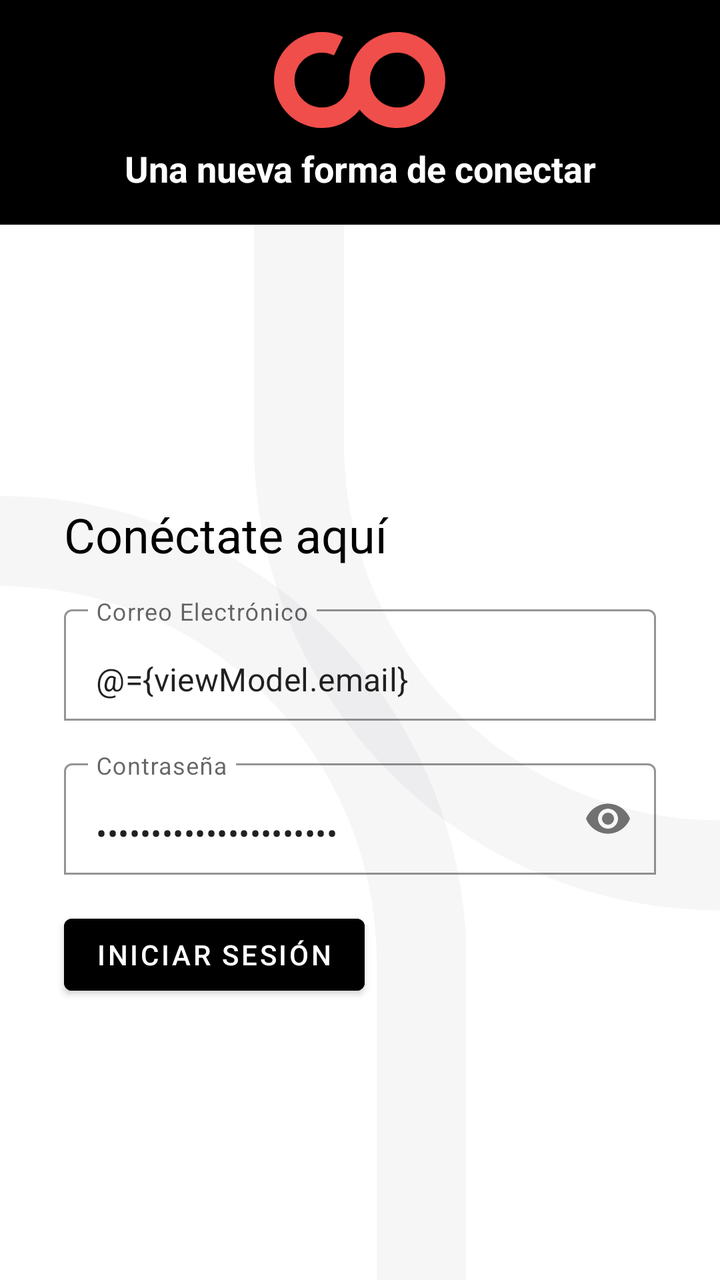
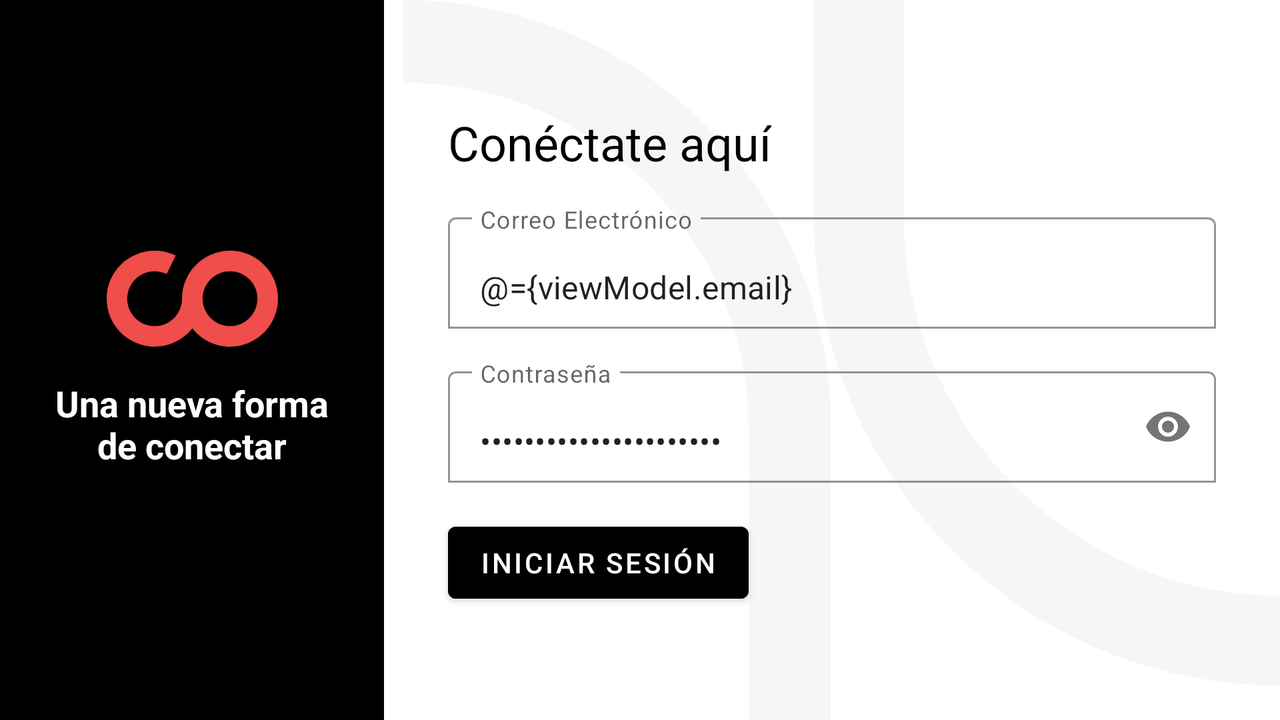

Two renders of one Android screen. The first uses the default layout on a phone; the second uses the alternative layout the repository ships for a different screen configuration, on a matching device. The two XML files are below.
<!-- AndroidManifest.xml: application theme Theme.QATest -->
<!-- res/layout/fragment_login.xml -->
<?xml version="1.0" encoding="utf-8"?>
<layout xmlns:android="http://schemas.android.com/apk/res/android"
    xmlns:app="http://schemas.android.com/apk/res-auto"
    xmlns:tools="http://schemas.android.com/tools">

    <data>

        <variable
            name="viewModel"
            type="io.parrotsoftware.qatest.ui.login.LoginViewModel" />
    </data>

    <androidx.constraintlayout.widget.ConstraintLayout
        android:layout_width="match_parent"
        android:layout_height="match_parent">

        <LinearLayout
            android:id="@+id/linearLayout"
            android:layout_width="match_parent"
            android:layout_height="wrap_content"
            android:background="#000"
            android:gravity="center"
            android:orientation="vertical"
            app:layout_constraintEnd_toEndOf="parent"
            app:layout_constraintStart_toStartOf="parent"
            app:layout_constraintTop_toTopOf="parent">

            <ImageView
                android:id="@+id/imageView4"
                android:layout_width="wrap_content"
                android:layout_height="48dp"
                android:layout_marginTop="16dp"
                android:adjustViewBounds="true"
                android:scaleType="fitCenter"
                app:srcCompat="@drawable/ic_logo_connect" />

            <TextView
                android:id="@+id/textView6"
                android:layout_width="match_parent"
                android:layout_height="wrap_content"
                android:layout_marginTop="8dp"
                android:layout_marginBottom="16dp"
                android:text="@string/title_connect_parrot"
                android:textAlignment="center"
                android:textColor="@color/white"
                android:textSize="18sp" />

        </LinearLayout>

        <ImageView
            android:id="@+id/imageView5"
            android:layout_width="0dp"
            android:layout_height="wrap_content"
            app:layout_constraintEnd_toEndOf="parent"
            app:layout_constraintTop_toBottomOf="@+id/linearLayout"
            app:srcCompat="@drawable/bg_login_corner_right" />

        <ImageView
            android:id="@+id/imageView6"
            android:layout_width="wrap_content"
            android:layout_height="wrap_content"
            app:layout_constraintBottom_toBottomOf="parent"
            app:layout_constraintStart_toStartOf="parent"
            app:srcCompat="@drawable/bg_login_corner_left" />

        <TextView
            android:id="@+id/textView7"
            android:layout_width="0dp"
            android:layout_height="wrap_content"
            android:layout_marginStart="32dp"
            android:layout_marginEnd="32dp"
            android:text="@string/title_connect_here"
            android:textColor="@color/black"
            android:textSize="24sp"
            app:layout_constraintBottom_toTopOf="@+id/textInputLayout3"
            app:layout_constraintEnd_toEndOf="parent"
            app:layout_constraintHorizontal_bias="0.5"
            app:layout_constraintStart_toStartOf="parent"
            app:layout_constraintTop_toBottomOf="@+id/linearLayout"
            app:layout_constraintVertical_chainStyle="packed" />

        <com.google.android.material.textfield.TextInputLayout
            android:id="@+id/textInputLayout3"
            android:layout_width="match_parent"
            android:layout_height="wrap_content"
            android:layout_marginStart="32dp"
            android:layout_marginTop="16dp"
            android:layout_marginEnd="32dp"
            android:hint="@string/hint_email"
            app:boxBackgroundColor="@android:color/transparent"
            app:boxBackgroundMode="outline"
            app:layout_constraintBottom_toTopOf="@+id/textInputLayout4"
            app:layout_constraintEnd_toEndOf="parent"
            app:layout_constraintHorizontal_bias="0.5"
            app:layout_constraintStart_toStartOf="parent"
            app:layout_constraintTop_toBottomOf="@+id/textView7"
            app:layout_constraintVertical_chainStyle="packed">

            <com.google.android.material.textfield.TextInputEditText
                android:id="@+id/editEmail"
                android:layout_width="match_parent"
                android:layout_height="wrap_content"
                android:text="@={viewModel.email}" />
        </com.google.android.material.textfield.TextInputLayout>

        <com.google.android.material.textfield.TextInputLayout
            android:id="@+id/textInputLayout4"
            android:layout_width="match_parent"
            android:layout_height="wrap_content"
            android:layout_marginStart="32dp"
            android:layout_marginTop="16dp"
            android:layout_marginEnd="32dp"
            android:hint="@string/hint_password"
            app:boxBackgroundColor="@android:color/transparent"
            app:boxBackgroundMode="outline"
            app:layout_constraintBottom_toTopOf="@+id/btnLogin"
            app:layout_constraintEnd_toEndOf="parent"
            app:layout_constraintHorizontal_bias="0.5"
            app:layout_constraintStart_toStartOf="parent"
            app:layout_constraintTop_toBottomOf="@+id/textInputLayout3"
            app:layout_constraintVertical_chainStyle="packed"
            app:passwordToggleEnabled="true">

            <com.google.android.material.textfield.TextInputEditText
                android:id="@+id/editPassword"
                android:layout_width="match_parent"
                android:layout_height="wrap_content"
                android:inputType="textPassword"
                android:text="@={viewModel.password}" />
        </com.google.android.material.textfield.TextInputLayout>

        <Button
            android:id="@+id/btnLogin"
            android:layout_width="wrap_content"
            android:layout_height="wrap_content"
            android:layout_marginStart="32dp"
            android:layout_marginTop="16dp"
            android:backgroundTint="#000"
            android:onClick="@{() -> viewModel.onLoginPortraitClicked()}"
            android:text="Iniciar Sesión"
            app:layout_constraintBottom_toBottomOf="parent"
            app:layout_constraintStart_toStartOf="parent"
            app:layout_constraintTop_toBottomOf="@+id/textInputLayout4"
            app:layout_constraintVertical_chainStyle="packed" />
    </androidx.constraintlayout.widget.ConstraintLayout>
</layout>
<!-- resources referenced by this layout -->
<resources>
  <color name="black">#FF000000</color>
  <color name="white">#FFFFFFFF</color>
  <!-- drawable bg_login_corner_left (drawable) -->
  <vector xmlns:android="http://schemas.android.com/apk/res/android"
      android:width="233dp"
      android:height="392dp"
      android:viewportWidth="233"
      android:viewportHeight="392">
    <path
        android:pathData="M188.49,233.49C188.49,129.386 104.104,45 0,45V0C128.956,0 233.49,104.534 233.49,233.49V640.81H188.49V233.49Z"
        android:fillColor="#47465F"
        android:fillAlpha="0.05"
        android:fillType="evenOdd"/>
  </vector>
  <!-- drawable bg_login_corner_right (drawable) -->
  <vector xmlns:android="http://schemas.android.com/apk/res/android"
      android:width="233dp"
      android:height="343dp"
      android:viewportWidth="233"
      android:viewportHeight="343">
    <path
        android:pathData="M45,109.32C45,213.424 129.387,297.81 233.49,297.81L233.49,342.81C104.534,342.81 0,238.276 0,109.32L0,-298L45,-298L45,109.32Z"
        android:fillColor="#47465F"
        android:fillAlpha="0.05"
        android:fillType="evenOdd"/>
  </vector>
  <!-- drawable ic_logo_connect (drawable) -->
  <vector xmlns:android="http://schemas.android.com/apk/res/android"
      android:width="100dp"
      android:height="56dp"
      android:viewportWidth="100"
      android:viewportHeight="56">
    <path
        android:pathData="M94.17,10.902C88.824,3.97 80.735,0 71.996,0C56.555,0 43.992,12.561 43.992,28C43.992,28.042 43.992,28.073 43.992,28.115C43.971,31.813 42.721,35.278 40.368,38.135C37.311,41.853 32.805,43.985 27.994,43.985C19.17,43.985 11.996,36.812 11.996,27.99C11.996,19.167 19.17,11.994 27.994,11.994C30.084,11.994 32.122,12.393 34.044,13.181C34.37,13.317 34.695,13.454 35.011,13.611L40.294,2.836C39.737,2.563 39.16,2.311 38.592,2.08C35.231,0.693 31.67,0 28.004,0C12.563,0 0,12.561 0,28C0,43.439 12.563,56 28.004,56C36.418,56 44.307,52.272 49.653,45.76C49.779,45.613 49.884,45.445 50,45.298C55.137,51.81 63.078,56 71.996,56C80.41,56 88.298,52.272 93.645,45.76C97.742,40.771 100,34.459 100,28C100,21.751 97.983,15.838 94.17,10.902ZM84.37,38.135C81.313,41.853 76.807,43.985 71.996,43.985C63.204,43.985 56.05,36.854 55.998,28.073C55.998,28.042 55.998,28.021 55.998,27.99H55.987C55.987,19.167 63.162,11.994 71.985,11.994C76.985,11.994 81.597,14.263 84.664,18.222C86.838,21.037 87.983,24.419 87.983,27.99C87.994,31.739 86.733,35.247 84.37,38.135Z"
        android:fillColor="#F04E4A"/>
  </vector>
  <string name="hint_email">Correo Electrónico</string>
  <string name="hint_password">Contraseña</string>
  <string name="title_connect_here">Conéctate aquí</string>
  <string name="title_connect_parrot"><b>Una nueva forma de conectar</b></string>
  <style name="Theme.QATest" parent="Theme.MaterialComponents.Light.DarkActionBar">
          
          <item name="colorPrimary">@color/black</item>
          <item name="colorPrimaryVariant">@color/black</item>
          <item name="colorOnPrimary">@color/white</item>
          
          <item name="colorSecondary">@color/teal_200</item>
          <item name="colorSecondaryVariant">@color/teal_700</item>
          <item name="colorOnSecondary">@color/black</item>
          
          <item name="android:statusBarColor" tools:targetApi="l">?attr/colorPrimaryVariant</item>
          
      </style>
  <color name="teal_200">#FF03DAC5</color>
  <color name="teal_700">#FF018786</color>
</resources>
<!-- res/layout-land/fragment_login.xml (the repository's variant of the layout above) -->
<!-- drawn on the phone turned sideways -->
<?xml version="1.0" encoding="utf-8"?>
<layout xmlns:android="http://schemas.android.com/apk/res/android"
    xmlns:app="http://schemas.android.com/apk/res-auto">

    <data>

        <variable
            name="viewModel"
            type="io.parrotsoftware.qatest.presentation.login.LoginViewModel" />
    </data>

    <androidx.constraintlayout.widget.ConstraintLayout
        android:layout_width="match_parent"
        android:layout_height="match_parent">

        <androidx.constraintlayout.widget.ConstraintLayout
            android:layout_width="0dp"
            android:layout_height="match_parent"
            android:background="#000"
            app:layout_constraintBottom_toBottomOf="parent"
            app:layout_constraintEnd_toStartOf="@+id/guidelineLogin"
            app:layout_constraintStart_toStartOf="parent"
            app:layout_constraintTop_toTopOf="parent">

            <androidx.appcompat.widget.AppCompatImageView
                android:id="@+id/imageView"
                android:layout_width="wrap_content"
                android:layout_height="48dp"
                android:adjustViewBounds="true"
                android:scaleType="centerInside"
                app:layout_constraintBottom_toTopOf="@+id/textView4"
                app:layout_constraintEnd_toEndOf="parent"
                app:layout_constraintHorizontal_bias="0.5"
                app:layout_constraintStart_toStartOf="parent"
                app:layout_constraintTop_toTopOf="parent"
                app:layout_constraintVertical_chainStyle="packed"
                app:srcCompat="@drawable/ic_logo_connect" />

            <androidx.appcompat.widget.AppCompatTextView
                android:id="@+id/textView4"
                android:layout_width="0dp"
                android:layout_height="wrap_content"
                android:layout_marginStart="16dp"
                android:layout_marginTop="16dp"
                android:layout_marginEnd="16dp"
                android:text="@string/title_connect_parrot"
                android:textAlignment="center"
                android:textColor="@color/white"
                android:textSize="18sp"
                app:layout_constraintBottom_toBottomOf="parent"
                app:layout_constraintEnd_toEndOf="parent"
                app:layout_constraintHorizontal_bias="0.5"
                app:layout_constraintStart_toStartOf="parent"
                app:layout_constraintTop_toBottomOf="@+id/imageView" />

        </androidx.constraintlayout.widget.ConstraintLayout>

        <androidx.constraintlayout.widget.Guideline
            android:id="@+id/guidelineLogin"
            android:layout_width="wrap_content"
            android:layout_height="wrap_content"
            android:orientation="vertical"
            app:layout_constraintGuide_percent="0.3" />

        <androidx.appcompat.widget.AppCompatImageView
            android:id="@+id/imageView2"
            android:layout_width="wrap_content"
            android:layout_height="wrap_content"
            app:layout_constraintBottom_toBottomOf="parent"
            app:layout_constraintStart_toStartOf="@+id/guidelineLogin"
            app:srcCompat="@drawable/bg_login_corner_left" />

        <androidx.appcompat.widget.AppCompatImageView
            android:id="@+id/imageView3"
            android:layout_width="wrap_content"
            android:layout_height="wrap_content"
            app:layout_constraintEnd_toEndOf="parent"
            app:layout_constraintTop_toTopOf="parent"
            app:srcCompat="@drawable/bg_login_corner_right" />

        <androidx.appcompat.widget.AppCompatTextView
            android:id="@+id/textView5"
            android:layout_width="wrap_content"
            android:layout_height="wrap_content"
            android:layout_marginStart="32dp"
            android:text="@string/title_connect_here"
            android:textColor="@color/black"
            android:textSize="24sp"
            app:layout_constraintBottom_toTopOf="@+id/textInputLayout2"
            app:layout_constraintStart_toStartOf="@+id/guidelineLogin"
            app:layout_constraintTop_toTopOf="parent"
            app:layout_constraintVertical_chainStyle="packed" />

        <com.google.android.material.textfield.TextInputLayout
            android:id="@+id/textInputLayout2"
            android:layout_width="0dp"
            android:layout_height="wrap_content"
            android:layout_marginStart="32dp"
            android:layout_marginTop="16dp"
            android:layout_marginEnd="32dp"
            android:hint="@string/hint_email"
            app:boxBackgroundColor="@android:color/transparent"
            app:boxBackgroundMode="outline"
            app:layout_constraintBottom_toTopOf="@+id/textInputLayout"
            app:layout_constraintEnd_toEndOf="parent"
            app:layout_constraintHorizontal_bias="0.5"
            app:layout_constraintStart_toStartOf="@+id/guidelineLogin"
            app:layout_constraintTop_toBottomOf="@+id/textView5">

            <com.google.android.material.textfield.TextInputEditText
                android:id="@+id/editEmail"
                android:layout_width="match_parent"
                android:layout_height="wrap_content"
                android:text="@={viewModel.email}" />
        </com.google.android.material.textfield.TextInputLayout>

        <com.google.android.material.textfield.TextInputLayout
            android:id="@+id/textInputLayout"
            android:layout_width="0dp"
            android:layout_height="wrap_content"
            android:layout_marginStart="32dp"
            android:layout_marginTop="16dp"
            android:layout_marginEnd="32dp"
            android:hint="@string/hint_password"
            app:boxBackgroundColor="@android:color/transparent"
            app:boxBackgroundMode="outline"
            app:layout_constraintBottom_toTopOf="@+id/btnLogin"
            app:layout_constraintEnd_toEndOf="parent"
            app:layout_constraintHorizontal_bias="0.5"
            app:layout_constraintStart_toStartOf="@+id/guidelineLogin"
            app:layout_constraintTop_toBottomOf="@+id/textInputLayout2"
            app:passwordToggleEnabled="true">

            <com.google.android.material.textfield.TextInputEditText
                android:id="@+id/editPassword"
                android:layout_width="match_parent"
                android:layout_height="wrap_content"
                android:inputType="textPassword"
                android:text="@={viewModel.password}" />
        </com.google.android.material.textfield.TextInputLayout>

        <Button
            android:id="@+id/btnLogin"
            android:layout_width="wrap_content"
            android:layout_height="wrap_content"
            android:layout_marginStart="32dp"
            android:layout_marginTop="16dp"
            android:backgroundTint="#000"
            android:onClick="@{() -> viewModel.onLoginPortraitClicked()}"
            android:text="@string/login_button"
            app:layout_constraintBottom_toBottomOf="parent"
            app:layout_constraintStart_toStartOf="@+id/guidelineLogin"
            app:layout_constraintTop_toBottomOf="@+id/textInputLayout" />
    </androidx.constraintlayout.widget.ConstraintLayout>
</layout>
<!-- resources referenced by the variant -->
<!-- as the phone turned sideways resolves them -->
<resources>
  <color name="black">#FF000000</color>
  <color name="white">#FFFFFFFF</color>
  <!-- drawable bg_login_corner_left (drawable) -->
  <vector xmlns:android="http://schemas.android.com/apk/res/android"
      android:width="233dp"
      android:height="392dp"
      android:viewportWidth="233"
      android:viewportHeight="392">
    <path
        android:pathData="M188.49,233.49C188.49,129.386 104.104,45 0,45V0C128.956,0 233.49,104.534 233.49,233.49V640.81H188.49V233.49Z"
        android:fillColor="#47465F"
        android:fillAlpha="0.05"
        android:fillType="evenOdd"/>
  </vector>
  <!-- drawable bg_login_corner_right (drawable) -->
  <vector xmlns:android="http://schemas.android.com/apk/res/android"
      android:width="233dp"
      android:height="343dp"
      android:viewportWidth="233"
      android:viewportHeight="343">
    <path
        android:pathData="M45,109.32C45,213.424 129.387,297.81 233.49,297.81L233.49,342.81C104.534,342.81 0,238.276 0,109.32L0,-298L45,-298L45,109.32Z"
        android:fillColor="#47465F"
        android:fillAlpha="0.05"
        android:fillType="evenOdd"/>
  </vector>
  <!-- drawable ic_logo_connect (drawable) -->
  <vector xmlns:android="http://schemas.android.com/apk/res/android"
      android:width="100dp"
      android:height="56dp"
      android:viewportWidth="100"
      android:viewportHeight="56">
    <path
        android:pathData="M94.17,10.902C88.824,3.97 80.735,0 71.996,0C56.555,0 43.992,12.561 43.992,28C43.992,28.042 43.992,28.073 43.992,28.115C43.971,31.813 42.721,35.278 40.368,38.135C37.311,41.853 32.805,43.985 27.994,43.985C19.17,43.985 11.996,36.812 11.996,27.99C11.996,19.167 19.17,11.994 27.994,11.994C30.084,11.994 32.122,12.393 34.044,13.181C34.37,13.317 34.695,13.454 35.011,13.611L40.294,2.836C39.737,2.563 39.16,2.311 38.592,2.08C35.231,0.693 31.67,0 28.004,0C12.563,0 0,12.561 0,28C0,43.439 12.563,56 28.004,56C36.418,56 44.307,52.272 49.653,45.76C49.779,45.613 49.884,45.445 50,45.298C55.137,51.81 63.078,56 71.996,56C80.41,56 88.298,52.272 93.645,45.76C97.742,40.771 100,34.459 100,28C100,21.751 97.983,15.838 94.17,10.902ZM84.37,38.135C81.313,41.853 76.807,43.985 71.996,43.985C63.204,43.985 56.05,36.854 55.998,28.073C55.998,28.042 55.998,28.021 55.998,27.99H55.987C55.987,19.167 63.162,11.994 71.985,11.994C76.985,11.994 81.597,14.263 84.664,18.222C86.838,21.037 87.983,24.419 87.983,27.99C87.994,31.739 86.733,35.247 84.37,38.135Z"
        android:fillColor="#F04E4A"/>
  </vector>
  <string name="hint_email">Correo Electrónico</string>
  <string name="hint_password">Contraseña</string>
  <string name="login_button">Iniciar Sesión</string>
  <string name="title_connect_here">Conéctate aquí</string>
  <string name="title_connect_parrot"><b>Una nueva forma de conectar</b></string>
  <style name="Theme.QATest" parent="Theme.MaterialComponents.Light.DarkActionBar">
          
          <item name="colorPrimary">@color/black</item>
          <item name="colorPrimaryVariant">@color/black</item>
          <item name="colorOnPrimary">@color/white</item>
          
          <item name="colorSecondary">@color/teal_200</item>
          <item name="colorSecondaryVariant">@color/teal_700</item>
          <item name="colorOnSecondary">@color/black</item>
          
          <item name="android:statusBarColor" tools:targetApi="l">?attr/colorPrimaryVariant</item>
          
      </style>
  <color name="teal_200">#FF03DAC5</color>
  <color name="teal_700">#FF018786</color>
</resources>
